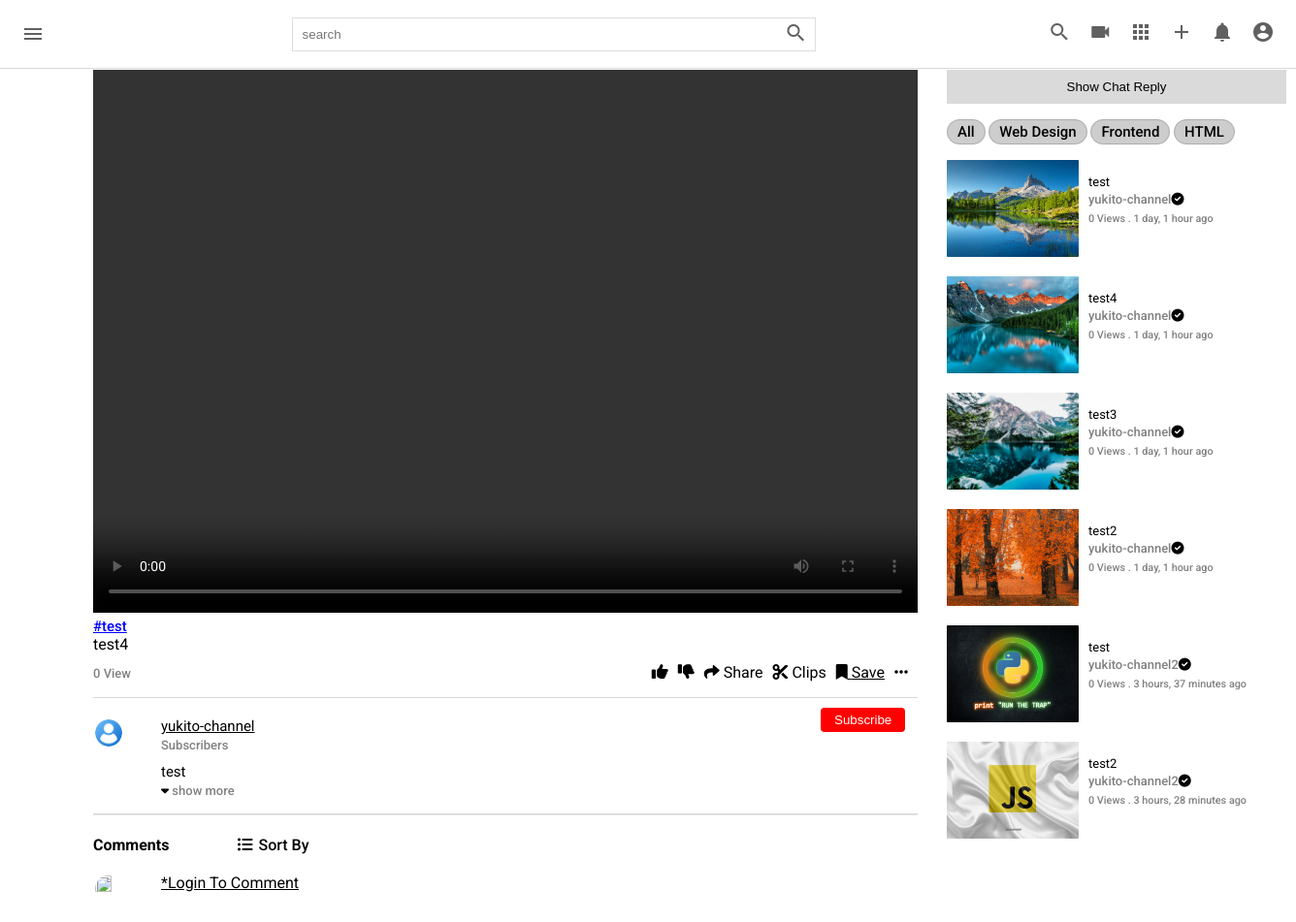
Screenshot of /video/2/ with the database file from the repository.
### core/models.py (models this page shows, shortened)
class Video(models.Model):
    video=models.FileField(upload_to=user_derectory_path)
    image=models.ImageField(upload_to=user_derectory_path,null=True,blank=True)
    title=models.CharField(max_length=100)
    description=models.TextField(max_length=2000,null=True,blank=True)
    tags=TaggableManager()
    date=models.DateTimeField(auto_now_add=True)
    visibility=models.CharField(choices=VISIBILITY,max_length=100,default='public')
    user=models.ForeignKey(User,on_delete=models.SET_NULL,null=True)
    views=models.PositiveIntegerField(default=0)
    likes=models.ManyToManyField(User,blank=True,related_name='likes')
    featured=models.BooleanField(default=False)

### userauths/models.py (models this page shows, shortened)
class User(AbstractUser):
    username=models.CharField(max_length=100)
    email=models.EmailField(unique=True,null=True)
    USERNAME_FIELD='email'
    REQUIRED_FIELDS=['username']

### channel/models.py (models this page shows, shortened)
class Channel(models.Model):
    channel_art=models.ImageField(upload_to=user_derectory_path,default='images/channel-art.jpg')
    image=models.ImageField(upload_to=user_derectory_path,default='images/user-image.png')
    full_name=models.CharField(max_length=100)
    channel_name=models.CharField(max_length=100)
    description=models.TextField(null=True,blank=True)
    keyword=TaggableManager
    date=models.DateTimeField(auto_now_add=True)
    status=models.CharField(choices=STATUS,max_length=100,default='Active')
    user=models.OneToOneField(User,on_delete=models.SET_NULL,null=True,blank=True,related_name="channel")
    subscibers=models.ManyToManyField(User,related_name="user_subs")
    verified=models.BooleanField(default=False)
    total_view=models.PositiveIntegerField(default=0)
    business_email=models.EmailField(null=True,blank=True)
    make_business_email_public=models.BooleanField(default=False)
    business_location=models.CharField(null=True,blank=True,max_length=100)
    make_business_location_public=models.BooleanField(default=False)
    website=models.URLField(default='https://www.udemy.com/home')
    instagram=models.URLField(default='https://www.udemy.com/home')
    facebook=models.URLField(default='https://www.udemy.com/home')
    twitter=models.URLField(default='https://www.udemy.com/home')

### core/views.py (the view)
# urls.py: path('video/<int:pk>/',views.detail,name='video-detail'),
def detail(req,pk):
    video = Video.objects.get(id=pk)
    videos = Video.objects.all()
    context = {
        'video': video,
        'videos':videos,
    }
    return render(req,'detail.html',context)

### templates/detail.html (shortened to what this page needs)
{% extends 'base.html' %}
{% load static %}
{% block style %}
<link rel="stylesheet" href="{% static 'css/style.css' %}" type="text/css">
<link rel="stylesheet" href="{% static 'css/single.css' %}" type="text/css">
{% endblock style %}
{% block content %}
    <main class="single-pages">
        <section class="video-items flex">
            <div class="left">
                <div class="left-content">
                    <video controls>
                        <source src="{{video.video.url}}" type="video/mp4" poster="images/1.jpg">
                    </video>
                    <div class="tag">
                        <label for="" class="tags">
                            {% for tag in video.tags.all %}
                            <a id="channel-tag" href="">
                                #{{tag.name}}
                            </a>
                            {% endfor %}
                        </label>
                        <p>{{video.title}}</p>
                    </div>
                    <div class="view flex2 border-bottom">
                        <div class="view-text">
                            <span>{{video.views}} View</span>
                        </div>
                        <div class="flex">
                            <div class="icon">
                                <button style="font-size: 17px;" id="like-button" onclick="addlike()"><i class="fa fa-thumbs-up"></i></button>
                            </div>
                            <div class="icon">
                                <button style="font-size: 17px;" id="like-button" onclick="addlike()"><i class="fa fa-thumbs-down"></i></button>
                            </div>
                            <div class="icon">
                                <a href=""><i class="fa fa-share"></i></a>
                                <label for="">Share</label>
                            </div>
                            <div class="icon">
                                <a href=""><i class="fa fa-scissors"></i></a>
                                <label for="">Clips</label>
                            </div>
                            <div class="icon">
                                <a href="">
                                    <i class="fa fa-bookmark"></i>
                                    <label for="">Save</label>
                                </a>
                            </div>
                            <div class="icon">
                                <a href=""><i class="fa fa-ellipsis"></i></a>
                            </div>
                        </div>
                    </div>
                    <div class="details flex border-bottom">
                        <div class="img">
                            <img
                                src="{{video.user.channel.image.url}}"
                                alt=""
                            >
                        </div>
                        <div class="heading">
                            <h4>
                                <a href="">{{video.user.channel.channel_name}}</a>
                            </h4>
                             <span>Subscribers</span>
                            <h5>{{video.description}}</h5>
                            <span> <i class="fa fa-caret-down"></i> show more</span>
                        </div>
                        <div>
                            <button  id="sub_btn" onclick="addsub()" class="subscribe-btn">
                                Subscribe
                            </button>
                        </div>
                    </div>
                    <hr>
                    <hr class="mid-hr">
                    <div class="comment">
                        <div class="comment-heading flex">
                            <h4><b>{{comment.count}} Comments</b></h4>
                            <h4><i class="fas fa-list-ul"></i> <label>Sort By</label> </h4>
                        </div>
                    </div>
                    <div class="details comment-self flex">
                        <div class="img">
                            <img src="https://cdn-icons-png.flaticon.com/512/1144/1144760.png" alt="">
                        </div>
                        {% if request.user.is_authenticated %}
                        <form action="" style="width: 100%;" id="comment_form">
                            {% csrf_token %}
                            <div class="heading flex">
                                <input type="hidden" value="{{ video.id }}" id="id" name="id">
                                <input type="text" placeholder="Add a comment..." id="comment" name="comment">
                                <button ><i class="material-icons">send</i></button>
                            </div>
                        </form>
                        {% else %}
                            <a href="../../admin/login" style="margin-top: 10px;">*Login To Comment</a>
                        {% endif %}
                    </div>
                </div>
            </div>
            <div class="right">
                <div class="right-content">
                    <button class="chat">Show Chat Reply</button>
                    <div class="tags">
                        <label for="" class="tags-bg">All</label>
                        <label for="" class="tags-bg">Web Design</label>
                        <label for="" class="tags-bg">Frontend</label>
                        <label for="" class="tags-bg">HTML</label>
                    </div>
                    {% for v in videos %}
                    <div class="video-items video-sidebar flex">
                        <a href="">
                            <img src="{{v.image.url}}" alt="">
                        </a>
                        <div class="details">
                            <p>{{v.title}}</p>
                            <span>{{v.user.channel.channel_name}}<i class="fa fa-check-circle"></i></span><br>
                            <span><small>{{v.views}} Views . {{v.date|timesince}} ago</small> </span>
                        </div>
                    </div>
                    {% endfor %}
                </div>
            </div>
        </section>
    </main>
{% endblock content %}

### static/css/style.css (style rules this page uses)
* { margin: 0; padding: 0; box-sizing: border-box; }
body { font-family: 'Roboto','sans-serif'; }
hr { height: 1px; background-color: #e5e5e5; border: none; }
.title a, span { text-decoration: none; color: rgb(96, 96, 96); font-size: 14px; }

### static/css/single.css (style rules this page uses)
body { font-family: "Roboto", "sans-serif"; padding: 16px 16px 0; margin: 56px 0 0 0 ; font-size: 16px; color: black; background-color: white; }
.video-items video { width: 215px; height: 170px; }
.video-items a img { width: 295px; height: 170px; object-fit: cover; }
.video-items .details { margin-top: 15px; }
.video-items .img { width: 50px; height: 50px; border-radius: 50%; border: 2px solid white; margin: 10px 20px 0 0 ; }
.video-items img { height: 60%; width: 60%; object-fit: cover; border-radius: 50px; }
.fa-check-circle { color: rgb(0, 162, 255); }
.video-items .heading { width: 80%; color: black; }
.video-items p { margin: 0; }
.video-items span { margin: 0; color: gray; font-size: 13px; font-weight: 500; }
.flex { display: flex; }
@media screen and (min-width: 768px) { body { padding: 16px 48px 0 96px; } }
.left { width: 1000px; color: black; margin-right: 30px; }
.right { width: 350px; height: auto; margin-right: 10px; }
.left .left-content { width: 850px; }
.right-content { width: 350px; }
.flex2 { display: flex; justify-content: space-between; }
.left video { width: 100%; height: 70vh; }
.tags { color: blue; font-weight: 500; font-size: 15px; margin-bottom: 4px; }
.border-bottom { border-bottom: 1px solid rgba(0, 0, 0, 0.151); padding-bottom: 15px; }
.left .view { margin-top: 10px; }
.left .icon { margin-right: 10px; }
.left .details { margin-top: 10px; }
.left .details h4, .left .details h5 { margin: 0; margin-top: 10px; font-size: 15px; }
.left .details h4 { margin-right: 70px; font-weight: 400; }
.left .details h5 { font-weight: 400; }
.comment h4 { margin-right: 70px; font-weight: 500; }
.comment h4 i { margin-right: 2px; }
.mid-hr { color: rgba(119, 119, 119, 0.055); border: none; background: none; margin-bottom: 20px; }
.subscribe-btn { background-color: red; padding: 5px 14px; color: white; text-decoration: none; border-radius: 4px; }
button { background: none ; outline: none; border: none; }
.chat { background-color: rgba(0, 0, 0, 0.144); padding: 10px; width: 100%; color: black; }
.tags-bg { background: rgba(100, 100, 100, 0.322); border: 1px solid rgba(0, 0, 0, 0.151); border-radius: 50px; padding: 3px 10px; color: black; }
.right .tags { margin: 20px 0; }
.video-sidebar { margin: 20px 0; }
.video-sidebar a { width: 40%; height: 100px; }
.video-sidebar a img { width: 100%; border-radius: 1px; height: 100%; object-fit: cover; }
.video-sidebar .details { width: 60%; margin-left: 10px; color: black; }
.video-sidebar .details p { font-size: 13px; margin: 0; color: black; }

### templates/detail.html (style rules this page uses)
.fa { color: black; }
a { color: black; }
#channel-tag { color: blue; }

### rows the page displays
Tag: name "test"
Video: title "test4", views "0", user.channel.image (placeholder picture), user.channel.channel_name "yukito-channel", description "test", image (picture), date "1 day, 1 hour"
Video: image (picture), title "test", user.channel.channel_name "yukito-channel", views "0", date "1 day, 1 hour"
Video: image (picture), title "test3", user.channel.channel_name "yukito-channel", views "0", date "1 day, 1 hour"
Video: image (picture), title "test2", user.channel.channel_name "yukito-channel", views "0", date "1 day, 1 hour"
Video: image (picture), title "test", user.channel.channel_name "yukito-channel2", views "0", date "3 hours, 37 minutes"
Video: image (picture), title "test2", user.channel.channel_name "yukito-channel2", views "0", date "3 hours, 28 minutes"
